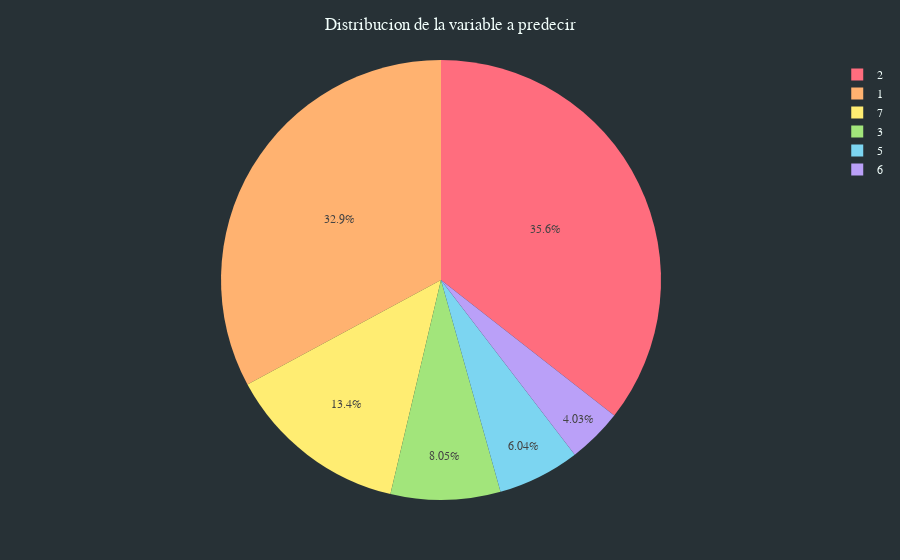

Write notebook code for a chart like this one.
### Code cell
# Cuántas clases tengo en mi variable a predecir Y de entrenamiento(tipo de vidrio)
fig = px.pie(
    y_train, names="Type_of_glass", title="Distribucion de la variable a predecir"
)

fig.show()

### Figure 1 — Plotly figure (JSON) as saved in the notebook; plotly's stock layout.template omitted (floating-point values rounded to 4 significant figures; data arrays with more than 128 entries replaced by an {"elided": "..."} marker saying what was removed)
{"data": [{"domain": {"x": [0, 1], "y": [0, 1]}, "hovertemplate": "Type_of_glass=%{label}<extra></extra>", "labels": {"elided": "149 int values"}, "legendgroup": "", "name": "", "showlegend": true, "type": "pie"}], "layout": {"legend": {"tracegroupgap": 0}, "title": {"text": "Distribucion de la variable a predecir"}}}
